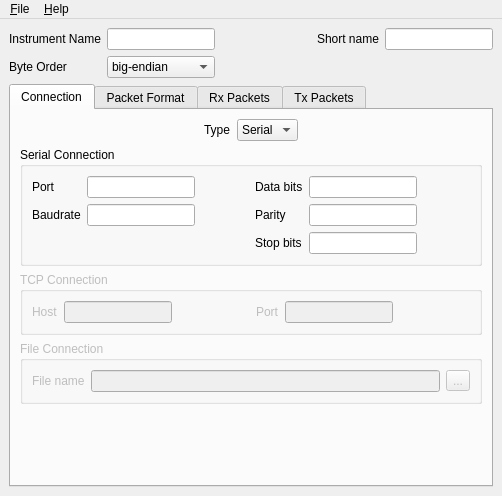
<?xml version="1.0" encoding="UTF-8"?>
<ui version="4.0">
 <class>InstrumentEditorMainWindow</class>
 <widget class="QMainWindow" name="InstrumentEditorMainWindow">
  <property name="geometry">
   <rect>
    <x>0</x>
    <y>0</y>
    <width>502</width>
    <height>496</height>
   </rect>
  </property>
  <property name="windowTitle">
   <string>Instrument Editor</string>
  </property>
  <widget class="QWidget" name="centralWidget">
   <layout class="QVBoxLayout" name="verticalLayout">
    <item>
     <layout class="QGridLayout" name="gridLayout">
      <item row="0" column="0">
       <widget class="QLabel" name="label">
        <property name="text">
         <string>Instrument Name</string>
        </property>
        <property name="buddy">
         <cstring>instrument_name</cstring>
        </property>
       </widget>
      </item>
      <item row="0" column="1">
       <widget class="QLineEdit" name="instrument_name">
        <property name="text">
         <string/>
        </property>
       </widget>
      </item>
      <item row="0" column="2">
       <spacer name="horizontalSpacer">
        <property name="orientation">
         <enum>Qt::Horizontal</enum>
        </property>
        <property name="sizeHint" stdset="0">
         <size>
          <width>40</width>
          <height>20</height>
         </size>
        </property>
       </spacer>
      </item>
      <item row="0" column="3">
       <widget class="QLabel" name="label_2">
        <property name="text">
         <string>Short name</string>
        </property>
        <property name="buddy">
         <cstring>instrument_short_name</cstring>
        </property>
       </widget>
      </item>
      <item row="0" column="4">
       <widget class="QLineEdit" name="instrument_short_name"/>
      </item>
      <item row="1" column="0">
       <widget class="QLabel" name="label_3">
        <property name="text">
         <string>Byte Order</string>
        </property>
        <property name="buddy">
         <cstring>byte_order</cstring>
        </property>
       </widget>
      </item>
      <item row="1" column="1">
       <widget class="QComboBox" name="byte_order">
        <item>
         <property name="text">
          <string>big-endian</string>
         </property>
        </item>
        <item>
         <property name="text">
          <string>little-endian</string>
         </property>
        </item>
       </widget>
      </item>
     </layout>
    </item>
    <item>
     <widget class="QTabWidget" name="tabWidget">
      <property name="toolTip">
       <string/>
      </property>
      <property name="currentIndex">
       <number>0</number>
      </property>
      <widget class="QWidget" name="connection">
       <attribute name="title">
        <string>Connection</string>
       </attribute>
       <layout class="QVBoxLayout" name="verticalLayout_16">
        <item>
         <layout class="QHBoxLayout" name="horizontalLayout">
          <item>
           <spacer name="horizontalSpacer_17">
            <property name="orientation">
             <enum>Qt::Horizontal</enum>
            </property>
            <property name="sizeHint" stdset="0">
             <size>
              <width>40</width>
              <height>20</height>
             </size>
            </property>
           </spacer>
          </item>
          <item>
           <layout class="QFormLayout" name="formLayout_4">
            <item row="0" column="0">
             <widget class="QLabel" name="label_4">
              <property name="text">
               <string>Type</string>
              </property>
             </widget>
            </item>
            <item row="0" column="1">
             <widget class="QComboBox" name="conn_type">
              <property name="editable">
               <bool>false</bool>
              </property>
              <item>
               <property name="text">
                <string>Serial</string>
               </property>
              </item>
              <item>
               <property name="text">
                <string>TCP</string>
               </property>
              </item>
              <item>
               <property name="text">
                <string>File</string>
               </property>
              </item>
             </widget>
            </item>
           </layout>
          </item>
          <item>
           <spacer name="horizontalSpacer_18">
            <property name="orientation">
             <enum>Qt::Horizontal</enum>
            </property>
            <property name="sizeHint" stdset="0">
             <size>
              <width>40</width>
              <height>20</height>
             </size>
            </property>
           </spacer>
          </item>
         </layout>
        </item>
        <item>
         <widget class="QGroupBox" name="conn_serial_group">
          <property name="title">
           <string>Serial Connection</string>
          </property>
          <layout class="QHBoxLayout" name="horizontalLayout_33">
           <item>
            <layout class="QFormLayout" name="formLayout">
             <property name="fieldGrowthPolicy">
              <enum>QFormLayout::ExpandingFieldsGrow</enum>
             </property>
             <item row="0" column="0">
              <widget class="QLabel" name="label_5">
               <property name="text">
                <string>Port</string>
               </property>
               <property name="buddy">
                <cstring>conn_serial_port</cstring>
               </property>
              </widget>
             </item>
             <item row="0" column="1">
              <widget class="QLineEdit" name="conn_serial_port"/>
             </item>
             <item row="1" column="0">
              <widget class="QLabel" name="label_6">
               <property name="text">
                <string>Baudrate</string>
               </property>
               <property name="buddy">
                <cstring>conn_serial_baudrate</cstring>
               </property>
              </widget>
             </item>
             <item row="1" column="1">
              <widget class="QLineEdit" name="conn_serial_baudrate"/>
             </item>
            </layout>
           </item>
           <item>
            <spacer name="horizontalSpacer_36">
             <property name="orientation">
              <enum>Qt::Horizontal</enum>
             </property>
             <property name="sizeHint" stdset="0">
              <size>
               <width>50</width>
               <height>20</height>
              </size>
             </property>
            </spacer>
           </item>
           <item>
            <layout class="QFormLayout" name="formLayout_9">
             <property name="fieldGrowthPolicy">
              <enum>QFormLayout::ExpandingFieldsGrow</enum>
             </property>
             <item row="0" column="0">
              <widget class="QLabel" name="label_36">
               <property name="text">
                <string>Data bits</string>
               </property>
              </widget>
             </item>
             <item row="0" column="1">
              <widget class="QLineEdit" name="conn_serial_data_bits"/>
             </item>
             <item row="1" column="0">
              <widget class="QLabel" name="label_37">
               <property name="text">
                <string>Parity</string>
               </property>
              </widget>
             </item>
             <item row="1" column="1">
              <widget class="QLineEdit" name="conn_serial_parity"/>
             </item>
             <item row="2" column="0">
              <widget class="QLabel" name="label_38">
               <property name="text">
                <string>Stop bits</string>
               </property>
              </widget>
             </item>
             <item row="2" column="1">
              <widget class="QLineEdit" name="conn_serial_stop_bits"/>
             </item>
            </layout>
           </item>
           <item>
            <spacer name="horizontalSpacer_37">
             <property name="orientation">
              <enum>Qt::Horizontal</enum>
             </property>
             <property name="sizeHint" stdset="0">
              <size>
               <width>40</width>
               <height>20</height>
              </size>
             </property>
            </spacer>
           </item>
          </layout>
         </widget>
        </item>
        <item>
         <widget class="QGroupBox" name="conn_tcp_group">
          <property name="enabled">
           <bool>false</bool>
          </property>
          <property name="title">
           <string>TCP Connection</string>
          </property>
          <layout class="QHBoxLayout" name="horizontalLayout_34">
           <item>
            <layout class="QFormLayout" name="formLayout_6">
             <property name="fieldGrowthPolicy">
              <enum>QFormLayout::ExpandingFieldsGrow</enum>
             </property>
             <item row="0" column="0">
              <widget class="QLabel" name="label_8">
               <property name="text">
                <string>Host</string>
               </property>
               <property name="buddy">
                <cstring>conn_serial_port</cstring>
               </property>
              </widget>
             </item>
             <item row="0" column="1">
              <widget class="QLineEdit" name="conn_tcp_host"/>
             </item>
            </layout>
           </item>
           <item>
            <spacer name="horizontalSpacer_38">
             <property name="orientation">
              <enum>Qt::Horizontal</enum>
             </property>
             <property name="sizeHint" stdset="0">
              <size>
               <width>50</width>
               <height>20</height>
              </size>
             </property>
            </spacer>
           </item>
           <item>
            <layout class="QFormLayout" name="formLayout_10">
             <property name="fieldGrowthPolicy">
              <enum>QFormLayout::ExpandingFieldsGrow</enum>
             </property>
             <item row="0" column="0">
              <widget class="QLabel" name="label_39">
               <property name="text">
                <string>Port</string>
               </property>
              </widget>
             </item>
             <item row="0" column="1">
              <widget class="QLineEdit" name="conn_tcp_port"/>
             </item>
            </layout>
           </item>
           <item>
            <spacer name="horizontalSpacer_39">
             <property name="orientation">
              <enum>Qt::Horizontal</enum>
             </property>
             <property name="sizeHint" stdset="0">
              <size>
               <width>40</width>
               <height>20</height>
              </size>
             </property>
            </spacer>
           </item>
          </layout>
         </widget>
        </item>
        <item>
         <widget class="QGroupBox" name="conn_file_group">
          <property name="enabled">
           <bool>false</bool>
          </property>
          <property name="title">
           <string>File Connection</string>
          </property>
          <layout class="QFormLayout" name="formLayout_5">
           <item row="0" column="0">
            <widget class="QLabel" name="label_7">
             <property name="text">
              <string>File name</string>
             </property>
             <property name="buddy">
              <cstring>conn_serial_port</cstring>
             </property>
            </widget>
           </item>
           <item row="0" column="1">
            <layout class="QHBoxLayout" name="horizontalLayout_17">
             <item>
              <widget class="QLineEdit" name="conn_file_name"/>
             </item>
             <item>
              <widget class="QToolButton" name="conn_file_name_btn">
               <property name="text">
                <string>...</string>
               </property>
              </widget>
             </item>
            </layout>
           </item>
          </layout>
         </widget>
        </item>
        <item>
         <spacer name="verticalSpacer">
          <property name="orientation">
           <enum>Qt::Vertical</enum>
          </property>
          <property name="sizeHint" stdset="0">
           <size>
            <width>20</width>
            <height>281</height>
           </size>
          </property>
         </spacer>
        </item>
       </layout>
      </widget>
      <widget class="QWidget" name="packet_format">
       <attribute name="title">
        <string>Packet Format</string>
       </attribute>
       <layout class="QVBoxLayout" name="verticalLayout_8">
        <item>
         <widget class="QLabel" name="label_11">
          <property name="text">
           <string>rx packets format:</string>
          </property>
         </widget>
        </item>
        <item>
         <layout class="QHBoxLayout" name="horizontalLayout_4">
          <item>
           <widget class="QComboBox" name="pf_rx_format_0">
            <item>
             <property name="text">
              <string>Start bytes</string>
             </property>
            </item>
            <item>
             <property name="text">
              <string>Packet num</string>
             </property>
            </item>
            <item>
             <property name="text">
              <string>Packet fields</string>
             </property>
            </item>
            <item>
             <property name="text">
              <string>End bytes</string>
             </property>
            </item>
            <item>
             <property name="text">
              <string>none</string>
             </property>
            </item>
           </widget>
          </item>
          <item>
           <widget class="QComboBox" name="pf_rx_format_1">
            <property name="currentIndex">
             <number>1</number>
            </property>
            <item>
             <property name="text">
              <string>Start bytes</string>
             </property>
            </item>
            <item>
             <property name="text">
              <string>Packet num</string>
             </property>
            </item>
            <item>
             <property name="text">
              <string>Packet fields</string>
             </property>
            </item>
            <item>
             <property name="text">
              <string>End bytes</string>
             </property>
            </item>
            <item>
             <property name="text">
              <string>none</string>
             </property>
            </item>
           </widget>
          </item>
          <item>
           <widget class="QComboBox" name="pf_rx_format_2">
            <property name="currentIndex">
             <number>2</number>
            </property>
            <item>
             <property name="text">
              <string>Start bytes</string>
             </property>
            </item>
            <item>
             <property name="text">
              <string>Packet num</string>
             </property>
            </item>
            <item>
             <property name="text">
              <string>Packet fields</string>
             </property>
            </item>
            <item>
             <property name="text">
              <string>End bytes</string>
             </property>
            </item>
            <item>
             <property name="text">
              <string>none</string>
             </property>
            </item>
           </widget>
          </item>
          <item>
           <widget class="QComboBox" name="pf_rx_format_3">
            <property name="currentIndex">
             <number>3</number>
            </property>
            <item>
             <property name="text">
              <string>Start bytes</string>
             </property>
            </item>
            <item>
             <property name="text">
              <string>Packet num</string>
             </property>
            </item>
            <item>
             <property name="text">
              <string>Packet fields</string>
             </property>
            </item>
            <item>
             <property name="text">
              <string>End bytes</string>
             </property>
            </item>
            <item>
             <property name="text">
              <string>none</string>
             </property>
            </item>
           </widget>
          </item>
          <item>
           <spacer name="horizontalSpacer_15">
            <property name="orientation">
             <enum>Qt::Horizontal</enum>
            </property>
            <property name="sizeHint" stdset="0">
             <size>
              <width>40</width>
              <height>20</height>
             </size>
            </property>
           </spacer>
          </item>
         </layout>
        </item>
        <item>
         <widget class="QLabel" name="label_14">
          <property name="text">
           <string>tx packets format:</string>
          </property>
         </widget>
        </item>
        <item>
         <layout class="QHBoxLayout" name="horizontalLayout_16">
          <item>
           <widget class="QComboBox" name="pf_tx_format_0">
            <item>
             <property name="text">
              <string>Start bytes</string>
             </property>
            </item>
            <item>
             <property name="text">
              <string>Packet num</string>
             </property>
            </item>
            <item>
             <property name="text">
              <string>Packet fields</string>
             </property>
            </item>
            <item>
             <property name="text">
              <string>End bytes</string>
             </property>
            </item>
            <item>
             <property name="text">
              <string>none</string>
             </property>
            </item>
           </widget>
          </item>
          <item>
           <widget class="QComboBox" name="pf_tx_format_1">
            <property name="currentIndex">
             <number>1</number>
            </property>
            <item>
             <property name="text">
              <string>Start bytes</string>
             </property>
            </item>
            <item>
             <property name="text">
              <string>Packet num</string>
             </property>
            </item>
            <item>
             <property name="text">
              <string>Packet fields</string>
             </property>
            </item>
            <item>
             <property name="text">
              <string>End bytes</string>
             </property>
            </item>
            <item>
             <property name="text">
              <string>none</string>
             </property>
            </item>
           </widget>
          </item>
          <item>
           <widget class="QComboBox" name="pf_tx_format_2">
            <property name="currentIndex">
             <number>2</number>
            </property>
            <item>
             <property name="text">
              <string>Start bytes</string>
             </property>
            </item>
            <item>
             <property name="text">
              <string>Packet num</string>
             </property>
            </item>
            <item>
             <property name="text">
              <string>Packet fields</string>
             </property>
            </item>
            <item>
             <property name="text">
              <string>End bytes</string>
             </property>
            </item>
            <item>
             <property name="text">
              <string>none</string>
             </property>
            </item>
           </widget>
          </item>
          <item>
           <widget class="QComboBox" name="pf_tx_format_3">
            <property name="currentIndex">
             <number>3</number>
            </property>
            <item>
             <property name="text">
              <string>Start bytes</string>
             </property>
            </item>
            <item>
             <property name="text">
              <string>Packet num</string>
             </property>
            </item>
            <item>
             <property name="text">
              <string>Packet fields</string>
             </property>
            </item>
            <item>
             <property name="text">
              <string>End bytes</string>
             </property>
            </item>
            <item>
             <property name="text">
              <string>none</string>
             </property>
            </item>
           </widget>
          </item>
          <item>
           <spacer name="horizontalSpacer_16">
            <property name="orientation">
             <enum>Qt::Horizontal</enum>
            </property>
            <property name="sizeHint" stdset="0">
             <size>
              <width>40</width>
              <height>20</height>
             </size>
            </property>
           </spacer>
          </item>
         </layout>
        </item>
        <item>
         <widget class="Line" name="line_5">
          <property name="orientation">
           <enum>Qt::Horizontal</enum>
          </property>
         </widget>
        </item>
        <item>
         <layout class="QHBoxLayout" name="horizontalLayout_15">
          <item>
           <layout class="QVBoxLayout" name="verticalLayout_2">
            <item>
             <widget class="QLabel" name="label_16">
              <property name="text">
               <string>Start bytes</string>
              </property>
             </widget>
            </item>
            <item>
             <widget class="QListWidget" name="pf_start_bytes"/>
            </item>
            <item>
             <layout class="QHBoxLayout" name="horizontalLayout_3">
              <item>
               <widget class="QPushButton" name="pf_add_start_byte">
                <property name="text">
                 <string>Add new...</string>
                </property>
               </widget>
              </item>
              <item>
               <spacer name="horizontalSpacer_5">
                <property name="orientation">
                 <enum>Qt::Horizontal</enum>
                </property>
                <property name="sizeHint" stdset="0">
                 <size>
                  <width>40</width>
                  <height>20</height>
                 </size>
                </property>
               </spacer>
              </item>
              <item>
               <widget class="QPushButton" name="pf_delete_start_byte">
                <property name="enabled">
                 <bool>false</bool>
                </property>
                <property name="text">
                 <string>Delete</string>
                </property>
               </widget>
              </item>
             </layout>
            </item>
           </layout>
          </item>
          <item>
           <spacer name="horizontalSpacer_4">
            <property name="orientation">
             <enum>Qt::Horizontal</enum>
            </property>
            <property name="sizeHint" stdset="0">
             <size>
              <width>80</width>
              <height>50</height>
             </size>
            </property>
           </spacer>
          </item>
          <item>
           <layout class="QVBoxLayout" name="verticalLayout_3">
            <item>
             <widget class="QLabel" name="label_17">
              <property name="text">
               <string>End bytes</string>
              </property>
             </widget>
            </item>
            <item>
             <widget class="QListWidget" name="pf_end_bytes"/>
            </item>
            <item>
             <layout class="QHBoxLayout" name="horizontalLayout_2">
              <item>
               <widget class="QPushButton" name="pf_add_end_byte">
                <property name="text">
                 <string>Add new...</string>
                </property>
               </widget>
              </item>
              <item>
               <spacer name="horizontalSpacer_6">
                <property name="orientation">
                 <enum>Qt::Horizontal</enum>
                </property>
                <property name="sizeHint" stdset="0">
                 <size>
                  <width>40</width>
                  <height>20</height>
                 </size>
                </property>
               </spacer>
              </item>
              <item>
               <widget class="QPushButton" name="pf_delete_end_byte">
                <property name="enabled">
                 <bool>false</bool>
                </property>
                <property name="text">
                 <string>Delete</string>
                </property>
               </widget>
              </item>
             </layout>
            </item>
           </layout>
          </item>
         </layout>
        </item>
       </layout>
      </widget>
      <widget class="QWidget" name="rx_packets">
       <attribute name="title">
        <string>Rx Packets</string>
       </attribute>
       <layout class="QHBoxLayout" name="horizontalLayout_13">
        <item>
         <layout class="QVBoxLayout" name="verticalLayout_6">
          <item>
           <widget class="QListWidget" name="rx_packets_list">
            <property name="sizePolicy">
             <sizepolicy hsizetype="Fixed" vsizetype="Expanding">
              <horstretch>0</horstretch>
              <verstretch>0</verstretch>
             </sizepolicy>
            </property>
            <property name="maximumSize">
             <size>
              <width>100</width>
              <height>16777215</height>
             </size>
            </property>
           </widget>
          </item>
          <item>
           <layout class="QHBoxLayout" name="horizontalLayout_11">
            <item>
             <widget class="QPushButton" name="rx_packets_add">
              <property name="text">
               <string>+</string>
              </property>
             </widget>
            </item>
            <item>
             <spacer name="horizontalSpacer_13">
              <property name="orientation">
               <enum>Qt::Horizontal</enum>
              </property>
              <property name="sizeType">
               <enum>QSizePolicy::Minimum</enum>
              </property>
              <property name="sizeHint" stdset="0">
               <size>
                <width>20</width>
                <height>20</height>
               </size>
              </property>
             </spacer>
            </item>
            <item>
             <widget class="QPushButton" name="rx_packets_delete">
              <property name="enabled">
               <bool>false</bool>
              </property>
              <property name="text">
               <string>-</string>
              </property>
             </widget>
            </item>
           </layout>
          </item>
         </layout>
        </item>
        <item>
         <widget class="Line" name="line_3">
          <property name="orientation">
           <enum>Qt::Vertical</enum>
          </property>
         </widget>
        </item>
        <item>
         <layout class="QVBoxLayout" name="verticalLayout_4">
          <item>
           <layout class="QHBoxLayout" name="horizontalLayout_6">
            <item>
             <layout class="QFormLayout" name="formLayout_2">
              <property name="fieldGrowthPolicy">
               <enum>QFormLayout::ExpandingFieldsGrow</enum>
              </property>
              <item row="0" column="0">
               <widget class="QLabel" name="packetNumberLabel">
                <property name="text">
                 <string>Packet</string>
                </property>
               </widget>
              </item>
              <item row="0" column="1">
               <widget class="QLabel" name="rx_packets_num">
                <property name="text">
                 <string>num_packet</string>
                </property>
               </widget>
              </item>
              <item row="1" column="0">
               <widget class="QLabel" name="label_18">
                <property name="text">
                 <string>Name</string>
                </property>
               </widget>
              </item>
              <item row="1" column="1">
               <widget class="QLineEdit" name="rx_packets_name"/>
              </item>
             </layout>
            </item>
            <item>
             <spacer name="horizontalSpacer_8">
              <property name="orientation">
               <enum>Qt::Horizontal</enum>
              </property>
              <property name="sizeType">
               <enum>QSizePolicy::Minimum</enum>
              </property>
              <property name="sizeHint" stdset="0">
               <size>
                <width>60</width>
                <height>20</height>
               </size>
              </property>
             </spacer>
            </item>
           </layout>
          </item>
          <item>
           <widget class="Line" name="line">
            <property name="orientation">
             <enum>Qt::Horizontal</enum>
            </property>
           </widget>
          </item>
          <item>
           <layout class="QHBoxLayout" name="horizontalLayout_5">
            <item>
             <widget class="QLabel" name="label_20">
              <property name="text">
               <string>Fields</string>
              </property>
             </widget>
            </item>
            <item>
             <spacer name="horizontalSpacer_7">
              <property name="orientation">
               <enum>Qt::Horizontal</enum>
              </property>
              <property name="sizeHint" stdset="0">
               <size>
                <width>40</width>
                <height>20</height>
               </size>
              </property>
             </spacer>
            </item>
           </layout>
          </item>
          <item>
           <widget class="QTreeWidget" name="rx_packets_fields">
            <property name="rootIsDecorated">
             <bool>false</bool>
            </property>
            <attribute name="headerDefaultSectionSize">
             <number>250</number>
            </attribute>
            <column>
             <property name="text">
              <string>Name</string>
             </property>
            </column>
            <column>
             <property name="text">
              <string>Type</string>
             </property>
            </column>
           </widget>
          </item>
          <item>
           <layout class="QHBoxLayout" name="horizontalLayout_7">
            <item>
             <widget class="QPushButton" name="rx_packets_add_field">
              <property name="text">
               <string>Add new...</string>
              </property>
             </widget>
            </item>
            <item>
             <spacer name="horizontalSpacer_11">
              <property name="orientation">
               <enum>Qt::Horizontal</enum>
              </property>
              <property name="sizeHint" stdset="0">
               <size>
                <width>40</width>
                <height>20</height>
               </size>
              </property>
             </spacer>
            </item>
            <item>
             <widget class="QPushButton" name="rx_packets_delete_field">
              <property name="enabled">
               <bool>false</bool>
              </property>
              <property name="text">
               <string>Delete</string>
              </property>
             </widget>
            </item>
           </layout>
          </item>
         </layout>
        </item>
       </layout>
      </widget>
      <widget class="QWidget" name="tx_packets">
       <attribute name="title">
        <string>Tx Packets</string>
       </attribute>
       <layout class="QHBoxLayout" name="horizontalLayout_14">
        <item>
         <layout class="QVBoxLayout" name="verticalLayout_7">
          <item>
           <widget class="QListWidget" name="tx_packets_list">
            <property name="sizePolicy">
             <sizepolicy hsizetype="Fixed" vsizetype="Expanding">
              <horstretch>0</horstretch>
              <verstretch>0</verstretch>
             </sizepolicy>
            </property>
            <property name="maximumSize">
             <size>
              <width>100</width>
              <height>16777215</height>
             </size>
            </property>
           </widget>
          </item>
          <item>
           <layout class="QHBoxLayout" name="horizontalLayout_12">
            <item>
             <widget class="QPushButton" name="tx_packets_add">
              <property name="text">
               <string>+</string>
              </property>
             </widget>
            </item>
            <item>
             <spacer name="horizontalSpacer_14">
              <property name="orientation">
               <enum>Qt::Horizontal</enum>
              </property>
              <property name="sizeType">
               <enum>QSizePolicy::Minimum</enum>
              </property>
              <property name="sizeHint" stdset="0">
               <size>
                <width>20</width>
                <height>20</height>
               </size>
              </property>
             </spacer>
            </item>
            <item>
             <widget class="QPushButton" name="tx_packets_delete">
              <property name="enabled">
               <bool>false</bool>
              </property>
              <property name="text">
               <string>-</string>
              </property>
             </widget>
            </item>
           </layout>
          </item>
         </layout>
        </item>
        <item>
         <widget class="Line" name="line_4">
          <property name="orientation">
           <enum>Qt::Vertical</enum>
          </property>
         </widget>
        </item>
        <item>
         <layout class="QVBoxLayout" name="verticalLayout_5">
          <item>
           <layout class="QHBoxLayout" name="horizontalLayout_9">
            <item>
             <layout class="QFormLayout" name="formLayout_3">
              <item row="0" column="0">
               <widget class="QLabel" name="label_10">
                <property name="text">
                 <string>Packet</string>
                </property>
               </widget>
              </item>
              <item row="0" column="1">
               <widget class="QLabel" name="tx_packets_num">
                <property name="text">
                 <string>num_packet</string>
                </property>
               </widget>
              </item>
              <item row="1" column="0">
               <widget class="QLabel" name="label_12">
                <property name="text">
                 <string>Name</string>
                </property>
               </widget>
              </item>
              <item row="1" column="1">
               <widget class="QLineEdit" name="tx_packets_name"/>
              </item>
             </layout>
            </item>
            <item>
             <spacer name="horizontalSpacer_9">
              <property name="orientation">
               <enum>Qt::Horizontal</enum>
              </property>
              <property name="sizeType">
               <enum>QSizePolicy::Minimum</enum>
              </property>
              <property name="sizeHint" stdset="0">
               <size>
                <width>60</width>
                <height>20</height>
               </size>
              </property>
             </spacer>
            </item>
           </layout>
          </item>
          <item>
           <widget class="Line" name="line_2">
            <property name="orientation">
             <enum>Qt::Horizontal</enum>
            </property>
           </widget>
          </item>
          <item>
           <layout class="QHBoxLayout" name="horizontalLayout_8">
            <item>
             <widget class="QLabel" name="label_13">
              <property name="text">
               <string>Fields</string>
              </property>
             </widget>
            </item>
            <item>
             <spacer name="horizontalSpacer_10">
              <property name="orientation">
               <enum>Qt::Horizontal</enum>
              </property>
              <property name="sizeHint" stdset="0">
               <size>
                <width>168</width>
                <height>20</height>
               </size>
              </property>
             </spacer>
            </item>
           </layout>
          </item>
          <item>
           <widget class="QTreeWidget" name="tx_packets_fields">
            <property name="rootIsDecorated">
             <bool>false</bool>
            </property>
            <attribute name="headerDefaultSectionSize">
             <number>250</number>
            </attribute>
            <column>
             <property name="text">
              <string>Name</string>
             </property>
            </column>
            <column>
             <property name="text">
              <string>Type</string>
             </property>
            </column>
           </widget>
          </item>
          <item>
           <layout class="QHBoxLayout" name="horizontalLayout_10">
            <item>
             <widget class="QPushButton" name="tx_packets_add_field">
              <property name="text">
               <string>Add new...</string>
              </property>
             </widget>
            </item>
            <item>
             <spacer name="horizontalSpacer_12">
              <property name="orientation">
               <enum>Qt::Horizontal</enum>
              </property>
              <property name="sizeHint" stdset="0">
               <size>
                <width>40</width>
                <height>20</height>
               </size>
              </property>
             </spacer>
            </item>
            <item>
             <widget class="QPushButton" name="tx_packets_delete_field">
              <property name="enabled">
               <bool>false</bool>
              </property>
              <property name="text">
               <string>Delete</string>
              </property>
             </widget>
            </item>
           </layout>
          </item>
         </layout>
        </item>
       </layout>
      </widget>
     </widget>
    </item>
   </layout>
  </widget>
  <widget class="QMenuBar" name="menuBar">
   <property name="geometry">
    <rect>
     <x>0</x>
     <y>0</y>
     <width>502</width>
     <height>23</height>
    </rect>
   </property>
   <widget class="QMenu" name="menuFile">
    <property name="title">
     <string>&amp;File</string>
    </property>
    <addaction name="action_New"/>
    <addaction name="action_Open"/>
    <addaction name="separator"/>
    <addaction name="action_Save"/>
    <addaction name="action_Save_As"/>
    <addaction name="separator"/>
    <addaction name="action_Quit"/>
   </widget>
   <widget class="QMenu" name="menuHelp">
    <property name="title">
     <string>&amp;Help</string>
    </property>
    <addaction name="action_About"/>
   </widget>
   <addaction name="menuFile"/>
   <addaction name="menuHelp"/>
  </widget>
  <action name="action_New">
   <property name="text">
    <string>&amp;New...</string>
   </property>
   <property name="shortcut">
    <string>Ctrl+N</string>
   </property>
  </action>
  <action name="action_Open">
   <property name="text">
    <string>&amp;Open...</string>
   </property>
   <property name="shortcut">
    <string>Ctrl+O</string>
   </property>
  </action>
  <action name="action_Save">
   <property name="text">
    <string>&amp;Save</string>
   </property>
   <property name="shortcut">
    <string>Ctrl+S</string>
   </property>
  </action>
  <action name="action_Save_As">
   <property name="text">
    <string>Save &amp;As...</string>
   </property>
   <property name="shortcut">
    <string>Ctrl+Shift+S</string>
   </property>
  </action>
  <action name="action_Quit">
   <property name="text">
    <string>&amp;Quit</string>
   </property>
   <property name="shortcut">
    <string>Ctrl+Q</string>
   </property>
  </action>
  <action name="action_About">
   <property name="text">
    <string>&amp;About...</string>
   </property>
  </action>
 </widget>
 <resources/>
 <connections>
  <connection>
   <sender>action_Quit</sender>
   <signal>triggered()</signal>
   <receiver>InstrumentEditorMainWindow</receiver>
   <slot>close()</slot>
   <hints>
    <hint type="sourcelabel">
     <x>-1</x>
     <y>-1</y>
    </hint>
    <hint type="destinationlabel">
     <x>252</x>
     <y>299</y>
    </hint>
   </hints>
  </connection>
 </connections>
</ui>
